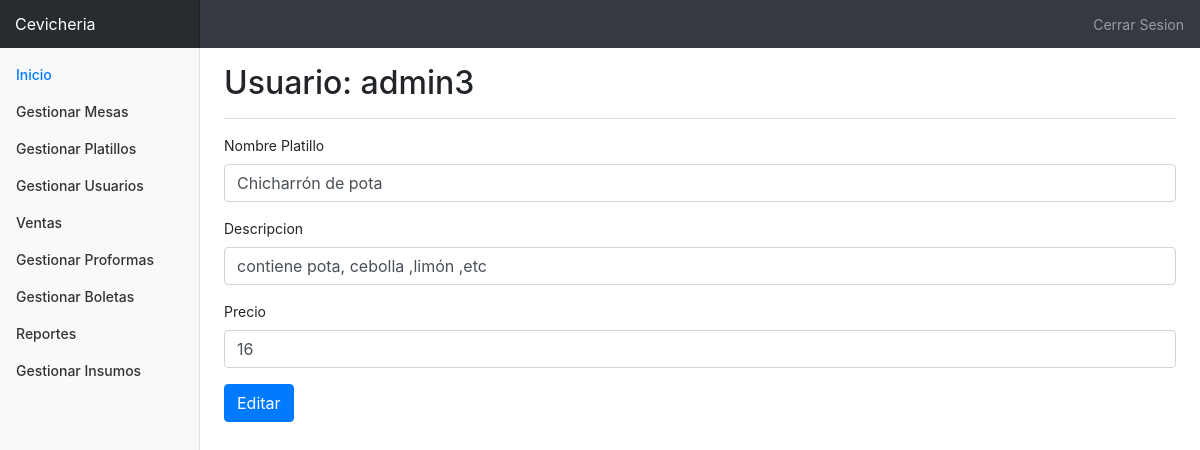
Page /sistema/controlador/getAdministrador.php?view=VistaEditarPlatillo&id=1 (signed in) on the committed database.
### tables this page shows
CREATE TABLE `platillo` (
  `idplatillo` int(11) NOT NULL,
  `nombre_platillo` varchar(80) NOT NULL,
  `descripcion` varchar(150) NOT NULL,
  `precio` double NOT NULL
);

### sistema/modelo/platillo.php (called while the page is built, shortened)
<?php
class Platillo{
	private $nombre_platillo;
	private $descripcion;
	private $precio;
	public function setNombrePlatillo($n){
		$this->nombre_platillo = $n;
	}
	public function getNombrePlatillo(){
		return $this->nombre_platillo;
	}
	public function setDescripcion($n){
		$this->descripcion = $n;
	}
	public function getDescripcion(){
		return $this->descripcion;
	}
	public function setPrecio($p){
		$this->precio = $p;
	}
	public function getPrecio(){
		return $this->precio;
	}
	public function buscarPlatillo($id){
		$con = Conexion::obtenerConexion();
		$sql = "SELECT * FROM platillo WHERE idplatillo = '$id' ";
		$r = mysqli_query($con,$sql);
		$p = new PLatillo();
		if ( $row = mysqli_fetch_array($r) ){
			$p->setPlatillo($row[0]);
			$p->setNombrePlatillo($row[1]);
			$p->setDescripcion($row[2]);
			$p->setPrecio($row[3]);
		}
		return $p;
	}
}
?>

### sistema/controlador/ControladorAdministrador.php (called while the page is built, shortened)
<?php
class ControladorAdministrador{
	public function EditarPlatillo($id){
		include_once "../modelo/platillo.php";
		$objPlatillo = new Platillo();
		return $objPlatillo->buscarPlatillo($id);
	}
}
?>

### sistema/vistas/formeditarPlatillo.php (the view, shortened to what this page needs)
<?php
class formeditarplatillo{
	public function formeditarplatilloShow($id){
		include_once "../vistas/head.php";
		include_once "../vistas/body.php";
		include_once "../controlador/ControladorAdministrador.php";
		$m = new ControladorAdministrador();
		$objPlatilloBuscado = $m->EditarPlatillo($id);
		?>
		<form action='../controlador/getAdministrador.php?view=EditarPlatillo' method='POST'>
			    <div class='form-group'>
			        <label for='nombre_platillo' class='control-label'>Nombre Platillo</label>
			        <input type='text' class='form-control' id='nombre_platillo' value='<?php echo $objPlatilloBuscado->getNombrePlatillo(); ?>' name='nombre_platillo' placeholder='Nombre Platillo'>
			    </div>
			    <div class='form-group'>
			        <label for='descripcion' class='control-label'>Descripcion</label>
			        <input type='text' class='form-control'  id='descripcion' value='<?php echo $objPlatilloBuscado->getDescripcion(); ?>' name='descripcion' placeholder='Descripcion'>
			    </div>
			     <div class='form-group'>
			        <label for='precio' class='control-label'>Precio</label>
			        <input type='text' class='form-control'  id='precio' value='<?php echo $objPlatilloBuscado->getPrecio(); ?>' name='precio' placeholder='Precio'>
			    </div>
				<div class='form-group'>
			        <button type='submit' class='btn btn-primary'>Editar</button>
			    </div>
			</form>
		<?php
		include_once "../vistas/foot.php";
	}
}
?>

### sistema/css/dashboard.css (style rules this page uses)
body { font-size: .875rem; }

### rows in the picture
platillo: nombre_platillo "Chicharrón de pota", descripcion "contiene pota, cebolla ,limón ,etc", precio "16"

### other values in the picture
$_SESSION['usuario'] "admin3"
